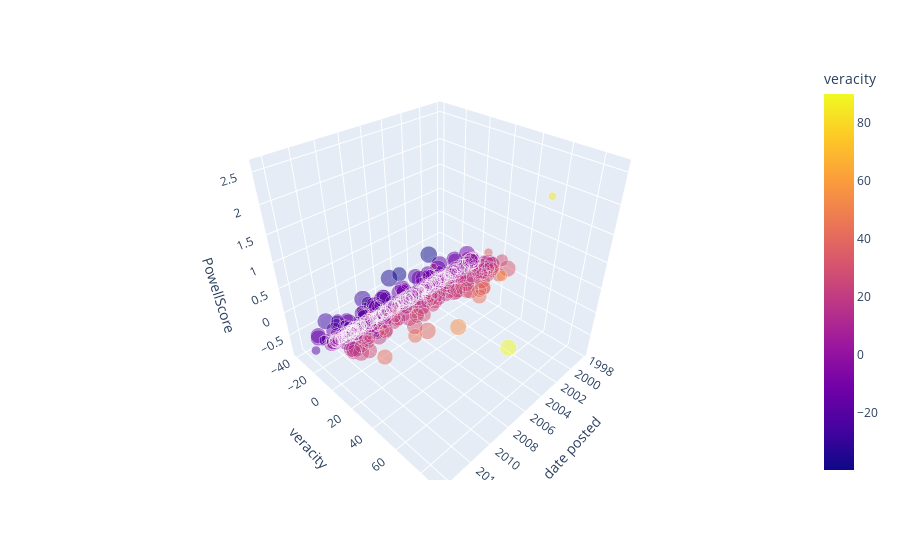

Source (notebook cell):
### Markdown cell above
## Powell Variables in 3D
This is a 3D-interactive chart that uses the date posted, veracity, & PowellScore variables. Colored by comments. Sized by comment_length.

By definition, these actually render 5-Dimensional charts, if one considers veracity & commenth lengths of reports as 'features of a situation'.

### Code cell
import plotly.express as px
from plotly.offline import init_notebook_mode, iplot
init_notebook_mode(connected=True)

# graph
fig = px.scatter_3d(robert, x='date posted', y='veracity', z='PowellScore',
              color='veracity',
              size = 'comment_length',
              hover_name = 'city',
              hover_data=['city','state','comments'],              
              opacity=0.5,
              size_max=17
                   )
fig.show()

### Figure 1 — Plotly figure (JSON) as saved in the notebook; plotly's stock layout.template omitted (floating-point values rounded to 4 significant figures; data arrays with more than 128 entries replaced by an {"elided": "..."} marker saying what was removed)
{"data": [{"customdata": {"elided": "500x3 str values"}, "hovertemplate": "<b>%{hovertext}</b><br><br>date posted=%{x}<br>veracity=%{marker.color}<br>PowellScore=%{z}<br>comment_length=%{marker.size}<br>city=%{customdata[0]}<br>state=%{customdata[1]}<br>comments=%{customdata[2]}<extra></extra>", "hovertext": {"elided": "500 str values"}, "legendgroup": "", "marker": {"color": {"elided": "500 float values"}, "coloraxis": "coloraxis", "opacity": 0.5, "size": {"elided": "500 int values"}, "sizemode": "area", "sizeref": 0.519, "symbol": "circle"}, "mode": "markers", "name": "", "scene": "scene", "showlegend": false, "x": {"elided": "500 str values"}, "y": {"elided": "500 float values"}, "z": {"elided": "500 float values"}, "type": "scatter3d"}], "layout": {"scene": {"domain": {"x": [0, 1], "y": [0, 1]}, "xaxis": {"title": {"text": "date posted"}, "type": "date"}, "yaxis": {"title": {"text": "veracity"}, "type": "linear"}, "zaxis": {"title": {"text": "PowellScore"}, "type": "linear"}, "aspectratio": {"x": 1, "y": 1, "z": 1}, "aspectmode": "auto"}, "coloraxis": {"colorbar": {"title": {"text": "veracity"}}, "colorscale": [[0, "#0d0887"], [0.1111, "#46039f"], [0.2222, "#7201a8"], [0.3333, "#9c179e"], [0.4444, "#bd3786"], [0.5556, "#d8576b"], [0.6667, "#ed7953"], [0.7778, "#fb9f3a"], [0.8889, "#fdca26"], [1, "#f0f921"]]}, "legend": {"tracegroupgap": 0, "itemsizing": "constant"}, "margin": {"t": 60}, "autosize": true}}
